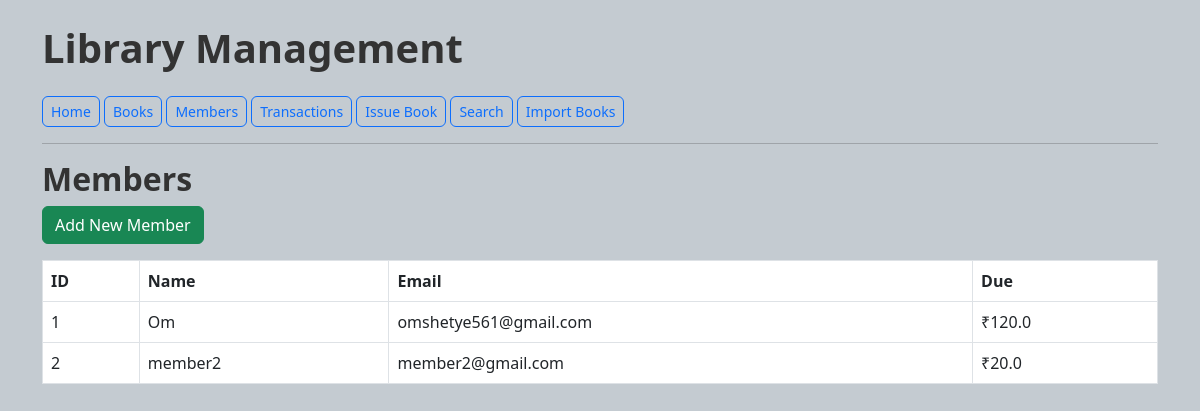
/members, run on the app's committed database.
### app.py (models this page shows)
class Member(db.Model):
    id = db.Column(db.Integer, primary_key=True)
    name = db.Column(db.String(100))
    email = db.Column(db.String(100))
    total_due = db.Column(db.Float, default=0.0)

### app.py (the view)
@app.route('/members')
def members():
    all_members = Member.query.all()
    return render_template('members.html', members=all_members)

### templates/members.html
{% extends 'base.html' %}
{% block content %}
<h2>Members</h2>
<a href="/add_member" class="btn btn-success mb-3">Add New Member</a>
<table class="table table-bordered">
    <tr>
        <th>ID</th><th>Name</th><th>Email</th><th>Due</th>
    </tr>
    {% for member in members %}
    <tr>
        <td>{{ member.id }}</td>
        <td>{{ member.name }}</td>
        <td>{{ member.email }}</td>
        <td>₹{{ member.total_due }}</td>
    </tr>
    {% endfor %}
</table>
{% endblock %}

### static/style.css (style rules this page uses)
body { background-color: #c4cbd1; font-family: 'Segoe UI', sans-serif; color: #333; }
h1, h2 { font-weight: 600; }
.table th, .table td { vertical-align: middle; }
.btn { border-radius: 0.375rem; }

### data on the page
Member: id "1", name "Om", email "omshetye561@gmail.com", total_due "120.0"
Member: id "2", name "member2", email "member2@gmail.com", total_due "20.0"
